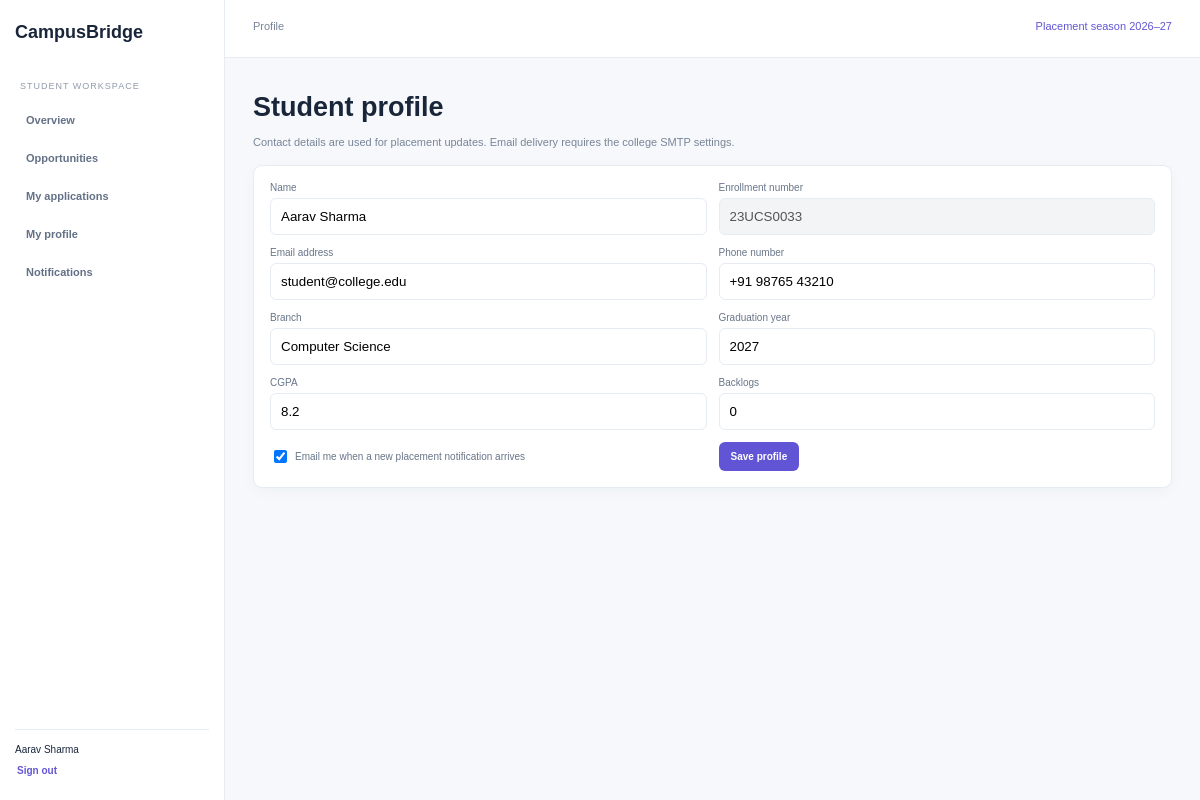
Screenshot of /profile (signed in) with the database file from the repository.
### tables this page shows
CREATE TABLE users(id INTEGER PRIMARY KEY,name TEXT NOT NULL,email TEXT UNIQUE NOT NULL,password TEXT NOT NULL,role TEXT NOT NULL,branch TEXT DEFAULT '',year INTEGER DEFAULT 2027,cgpa REAL DEFAULT 0,backlogs INTEGER DEFAULT 0, phone TEXT DEFAULT '', email_notifications INTEGER NOT NULL DEFAULT 1, enrollment TEXT);

### placement_app/student.py (the view, shortened to what this page needs)
@bp.route("/profile",methods=["GET","POST"])
@login_required("student")
def profile():
 u=get_current_user()
 return render_template("student/profile.html",student=u)

### placement_app/auth.py (called while the page is built)
def get_current_user():
    user_id=session.get("user_id")
    if user_id is None:
        return None
    return get_db().execute("SELECT * FROM users WHERE id=?",(user_id,)).fetchone()

### placement_app/database.py (called while the page is built)
def get_db():
 if "db" not in g:
  g.db=sqlite3.connect(current_app.config["DATABASE"]);g.db.row_factory=sqlite3.Row;g.db.execute("PRAGMA foreign_keys=ON")
 return g.db

### placement_app/security.py (called while the page is built)
def login_required(role=None):
    def decorate(view):
        @wraps(view)
        def wrapped(*args,**kwargs):
            from .auth import get_current_user
            user=get_current_user()
            if user is None:
                return redirect(url_for("auth.login"))
            if role and user["role"]!=role:
                abort(403)
            return view(*args,**kwargs)
        return wrapped
    return decorate

### templates/student/profile.html (shortened to what this page needs)
{% extends "base.html" %}
{% block title %}Profile{% endblock %}
{% block content %}
<h1>Student profile</h1>
<p>Contact details are used for placement updates. Email delivery requires the college SMTP settings.</p>
<form method="post" class="panel formgrid">
  <label>Name<input name="name" value="{{ student.name }}" required></label>
  <label>Enrollment number<input value="{{ student.enrollment or '' }}" disabled></label>
  <label>Email address<input type="email" name="email" value="{{ student.email }}" required></label>
  <label>Phone number<input type="tel" name="phone" value="{{ student.phone or '' }}" placeholder="+91 98765 43210"></label>
  <label>Branch<input name="branch" value="{{ student.branch }}" required></label>
  <label>Graduation year<input type="number" name="graduation_year" value="{{ student.year }}" required></label>
  <label>CGPA<input type="number" step=".01" min="0" max="10" name="cgpa" value="{{ student.cgpa }}" required></label>
  <label>Backlogs<input type="number" min="0" name="backlogs" value="{{ student.backlogs }}" required></label>
  <label class="checkbox-label"><input type="checkbox" name="email_notifications" value="1" {% if student.email_notifications %}checked{% endif %}> Email me when a new placement notification arrives</label>
  <button>Save profile</button>
</form>
{% endblock %}

### templates/base.html
<!doctype html><html lang="en"><head><meta charset="utf-8"><meta name="viewport" content="width=device-width,initial-scale=1"><title>{% block title %}Placement Hub{% endblock %} · CampusBridge</title><link rel="stylesheet" href="{{ url_for('static',filename='style.css') }}"></head><body>{% if current_user %}<div class="shell"><aside><a class="brand" href="{{ url_for('home') }}">CampusBridge</a><small>{{ 'PLACEMENT OFFICE' if current_user.role=='admin' else 'STUDENT WORKSPACE' }}</small><nav>{% if current_user.role=='student' %}<a href="{{ url_for('student.dashboard') }}">Overview</a><a href="{{ url_for('student.opportunities') }}">Opportunities</a><a href="{{ url_for('student.applications') }}">My applications</a><a href="{{ url_for('student.profile') }}">My profile</a>{% else %}<a href="{{ url_for('placement.dashboard') }}">Overview</a><a href="{{ url_for('placement.drives') }}">Placement drives</a><a href="{{ url_for('placement.applications') }}">Applications</a><a href="{{ url_for('reports.index') }}">Reports</a>{% endif %}<a href="{{ url_for('notifications.index') }}">Notifications</a></nav><footer>{{ current_user.name }}<form method="post" action="{{ url_for('auth.logout') }}"><input type="hidden" name="_csrf_token" value="{{ csrf_token }}"><button>Sign out</button></form></footer></aside><main><header>{{ self.title() }} <span>Placement season 2026–27</span></header><div class="content">{% for kind,message in get_flashed_messages(with_categories=true) %}<p class="flash {{ kind }}">{{ message }}</p>{% endfor %}{% block content %}{% endblock %}</div></main></div>{% else %}{% block public_content %}{% endblock %}{% endif %}</body></html>

### static/style.css (style rules this page uses)
:root { --ink:#19263a;--muted:#788598;--line:#e7ecf2;--purple:#6255d5;--bg:#f6f8fb }
* { box-sizing:border-box }
body { margin:0;background:var(--bg);color:var(--ink);font:14px "DM Sans",Arial }
h1,h2,b,.brand { font-family:Manrope,Arial }
h1 { font-size:27px;margin:8px 0 }
p { color:var(--muted);font-size:11px;line-height:1.5 }
a { color:var(--purple);text-decoration:none;font-size:11px;font-weight:700 }
.shell aside { position:fixed;inset:0 auto 0 0;width:225px;background:white;border-right:1px solid var(--line);padding:22px 15px;display:flex;flex-direction:column }
.brand { font-size:18px;color:var(--ink);font-weight:800 }
.shell aside>small { margin:38px 5px 12px;color:#929bab;font-size:9px;letter-spacing:1px }
.shell nav { display:grid;gap:4px }
.shell nav a { padding:11px;border-radius:7px;color:#637187 }
.shell footer { margin-top:auto;border-top:1px solid var(--line);padding-top:14px;font-size:10px }
.shell footer form { margin-top:8px }
.shell button,.login button,.formgrid button { border:0;border-radius:6px;background:var(--purple);color:white;padding:9px 12px;font-weight:700;cursor:pointer;font-size:10px }
.shell footer button { background:transparent;color:var(--purple);padding:2px }
.shell main { margin-left:225px }
.shell header { height:58px;background:white;border-bottom:1px solid var(--line);padding:20px 28px;font-size:11px;color:var(--muted) }
.shell header span { float:right;color:var(--purple) }
.content { padding:26px 28px;max-width:1400px;margin:auto }
.panel,.stats>div { background:white;border:1px solid var(--line);border-radius:9px;padding:16px;margin:14px 0;box-shadow:0 4px 14px #23354a08 }
.row small,td small,small { display:block;color:var(--muted);font-size:9px;margin-top:4px }
.formgrid { display:grid;grid-template-columns:1fr 1fr;gap:12px }
.formgrid label,.login label { display:grid;gap:5px;font-size:10px;color:#687589 }
.formgrid input,.formgrid textarea,.formgrid select,.login input,#q { padding:10px;border:1px solid var(--line);border-radius:6px;background:white }
.formgrid button { justify-self:start }
.formgrid input:disabled { background:#f3f4f6 }
.checkbox-label { display:flex!important;align-items:center;gap:8px }
.checkbox-label input { width:auto }

### rows the page displays
users: role "STUDENT WORKSPACE", name "Aarav Sharma", enrollment "23UCS0033", email "student@college.edu", phone "+91 98765 43210", branch "Computer Science", graduation_year "2027", cgpa "8.2", backlogs "0", email_notifications "☑"
